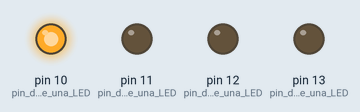
Recording of a sketch running on a simulated Arduino Uno, built with avr-gcc and run on an emulated ATmega328P. Shown: output pins drawn as LEDs (lit = HIGH).

Above: at 0.03 s.
At 0.71 s:
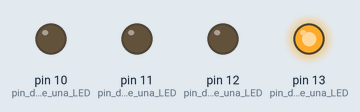
At 1.46 s:
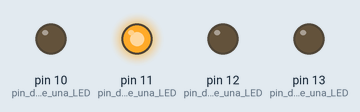
At 2.88 s:
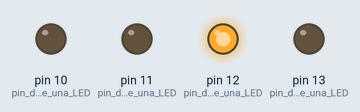
Timing chart, 0 to 3.2 s (numbered marks = the images above):
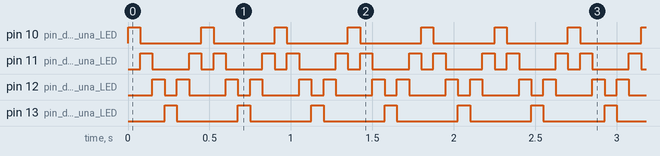

Measured:
- by itself, pin 10 (pin_de_salida_de_una_LED), pin 13 (pin_de_salida_de_una_LED): alternates HIGH for 0.08 s and LOW for 0.38 s
- by itself, pin 11 (pin_de_salida_de_una_LED): repeats every 0.45 s: LOW 0.23 s, HIGH 0.08 s, LOW 0.08 s, HIGH 0.08 s
- by itself, pin 12 (pin_de_salida_de_una_LED): repeats every 0.45 s: LOW 0.08 s, HIGH 0.08 s, LOW 0.23 s, HIGH 0.08 s

The sketch:

coche_fantastico.ino
```cpp
// C++ code
void setup(){
// put your setup code here, to run once:
pinMode(10, OUTPUT); //pin de salida de una LED
pinMode(11, OUTPUT); //pin de salida de una LED
pinMode(12, OUTPUT); //pin de salida de una LED
pinMode(13, OUTPUT); //pin de salida de una LED
}
void loop(){
// put your main code here, to run repeatedly:
digitalWrite(11, LOW); //Apagar LED
digitalWrite(10, HIGH); //Encender LED
delay(75); // Esperar durante 0,075 segundos
digitalWrite(10, LOW); //Apagar LED
digitalWrite(11, HIGH); //Encender LED
delay(75); // Esperar durante 0,075 segundos
digitalWrite(11, LOW); //Apagar LED
digitalWrite(12, HIGH); //Encender LED
delay(75); // Esperar durante 0,075 segundos
digitalWrite(12, LOW); //Apagar LED
digitalWrite(13, HIGH); //Encender LED
delay(75); // Esperar durante 0,075 segundos
digitalWrite(13, LOW); //Apagar LED
digitalWrite(12, HIGH); //Encender LED
delay(75); // Esperar durante 0,075 segundos
digitalWrite(12, LOW); //Apagar LED
digitalWrite(11, HIGH); //Encender LED
delay(75); // Esperar durante 0,075 segundos
}
```
